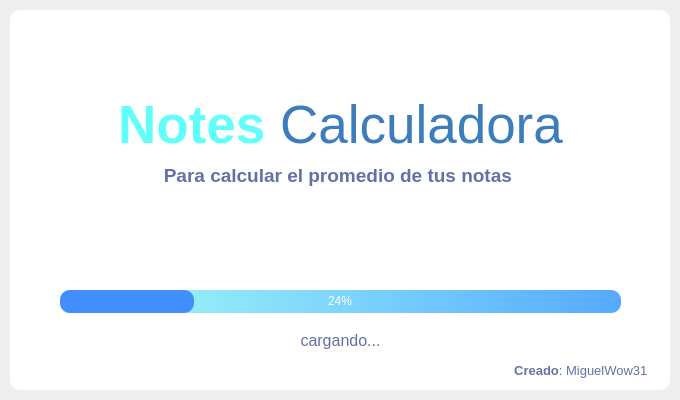
<?xml version="1.0" encoding="UTF-8"?>
<ui version="4.0">
 <class>SplashScreen</class>
 <widget class="QMainWindow" name="SplashScreen">
  <property name="geometry">
   <rect>
    <x>0</x>
    <y>0</y>
    <width>680</width>
    <height>400</height>
   </rect>
  </property>
  <property name="windowTitle">
   <string>MainWindow</string>
  </property>
  <widget class="QWidget" name="centralwidget">
   <layout class="QVBoxLayout" name="verticalLayout">
    <property name="spacing">
     <number>0</number>
    </property>
    <property name="leftMargin">
     <number>10</number>
    </property>
    <property name="topMargin">
     <number>10</number>
    </property>
    <property name="rightMargin">
     <number>10</number>
    </property>
    <property name="bottomMargin">
     <number>10</number>
    </property>
    <item>
     <widget class="QFrame" name="dropShadowFrame">
      <property name="styleSheet">
       <string notr="true">QFrame {	
	background-color: white;	
	color: rgb(220, 220, 220);
	border-radius: 10px;
}</string>
      </property>
      <property name="frameShape">
       <enum>QFrame::StyledPanel</enum>
      </property>
      <property name="frameShadow">
       <enum>QFrame::Raised</enum>
      </property>
      <widget class="QLabel" name="label_title">
       <property name="geometry">
        <rect>
         <x>0</x>
         <y>80</y>
         <width>661</width>
         <height>71</height>
        </rect>
       </property>
       <property name="font">
        <font>
         <family>Segoe UI</family>
         <pointsize>40</pointsize>
        </font>
       </property>
       <property name="styleSheet">
        <string notr="true">color: rgb(62, 125, 188);</string>
       </property>
       <property name="text">
        <string>&lt;strong style=color:#62fffa&gt;Notes&lt;/strong&gt; Calculadora</string>
       </property>
       <property name="alignment">
        <set>Qt::AlignCenter</set>
       </property>
      </widget>
      <widget class="QLabel" name="label_description">
       <property name="geometry">
        <rect>
         <x>0</x>
         <y>150</y>
         <width>661</width>
         <height>31</height>
        </rect>
       </property>
       <property name="font">
        <font>
         <family>Segoe UI</family>
         <pointsize>14</pointsize>
        </font>
       </property>
       <property name="styleSheet">
        <string notr="true">color: rgb(98, 114, 164);</string>
       </property>
       <property name="text">
        <string>&lt;strong style=color:rgb(105, 248, 255)&gt;Para calcular el promedio de tus notas&lt;/strong&gt; </string>
       </property>
       <property name="alignment">
        <set>Qt::AlignCenter</set>
       </property>
      </widget>
      <widget class="QProgressBar" name="progressBar">
       <property name="geometry">
        <rect>
         <x>50</x>
         <y>280</y>
         <width>561</width>
         <height>23</height>
        </rect>
       </property>
       <property name="styleSheet">
        <string notr="true">QProgressBar {
	
	background-color: qlineargradient(spread:pad, x1:0, y1:0, x2:1, y2:0, stop:0 rgba(167, 255, 248, 255), stop:1 rgba(85, 170, 255, 255));
	color: white;
	border-style: none;
	border-radius: 10px;
	text-align: center;
}
QProgressBar::chunk{
	border-radius: 10px;
	background-color: rgb(67, 142, 255);
}</string>
       </property>
       <property name="value">
        <number>24</number>
       </property>
      </widget>
      <widget class="QLabel" name="label_loading">
       <property name="geometry">
        <rect>
         <x>0</x>
         <y>320</y>
         <width>661</width>
         <height>21</height>
        </rect>
       </property>
       <property name="font">
        <font>
         <family>Segoe UI</family>
         <pointsize>12</pointsize>
        </font>
       </property>
       <property name="styleSheet">
        <string notr="true">color: rgb(98, 114, 164);</string>
       </property>
       <property name="text">
        <string>cargando...</string>
       </property>
       <property name="alignment">
        <set>Qt::AlignCenter</set>
       </property>
      </widget>
      <widget class="QLabel" name="label_credits">
       <property name="geometry">
        <rect>
         <x>20</x>
         <y>350</y>
         <width>621</width>
         <height>21</height>
        </rect>
       </property>
       <property name="font">
        <font>
         <family>Segoe UI</family>
         <pointsize>10</pointsize>
        </font>
       </property>
       <property name="styleSheet">
        <string notr="true">color: rgb(98, 114, 164);</string>
       </property>
       <property name="text">
        <string>&lt;strong&gt;Creado&lt;/strong&gt;: MiguelWow31 </string>
       </property>
       <property name="alignment">
        <set>Qt::AlignRight|Qt::AlignTrailing|Qt::AlignVCenter</set>
       </property>
      </widget>
      <widget class="Line" name="line">
       <property name="geometry">
        <rect>
         <x>270</x>
         <y>150</y>
         <width>118</width>
         <height>3</height>
        </rect>
       </property>
       <property name="orientation">
        <enum>Qt::Horizontal</enum>
       </property>
      </widget>
     </widget>
    </item>
   </layout>
  </widget>
 </widget>
 <resources/>
 <connections/>
</ui>
